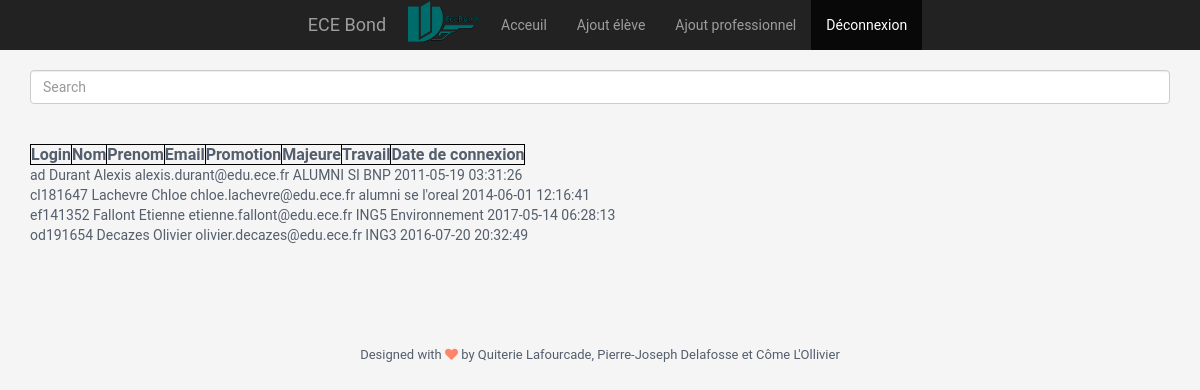
The app's page /HomeAdmin.php, older data.
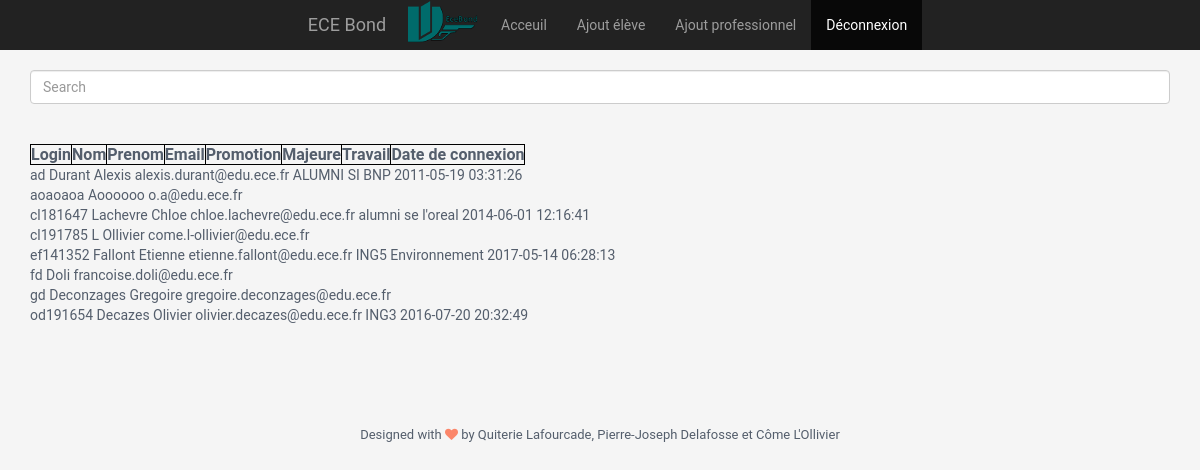
The same page, newer data.
### tables this page shows
CREATE TABLE IF NOT EXISTS `utilisateur` (
  `login` varchar(10) NOT NULL,
  `email` varchar(60) NOT NULL,
  `nom` varchar(60) NOT NULL,
  `prenom` varchar(60) DEFAULT NULL,
  `password` varchar(20) DEFAULT NULL,
  `anniversaire` date DEFAULT NULL,
  `travail` varchar(50) DEFAULT NULL,
  `promotion` varchar(30) DEFAULT NULL,
  `majeure` varchar(30) DEFAULT NULL,
  `photoprofil` varchar(255) DEFAULT NULL,
  `dateco` datetime DEFAULT NULL,
  `formations` text,
  `experiences` text,
  `photofond` varchar(255) DEFAULT NULL,
  PRIMARY KEY (`login`)
);

### HomeAdmin.php (the view, shortened to what this page needs)
<html xmlns="http://www.w3.org/1999/html">
<head>
    <link rel="stylesheet" href="https://maxcdn.bootstrapcdn.com/bootstrap/3.3.7/css/bootstrap.min.css">
    <link rel="stylesheet" href="assets/plugins/bootstrap/css/bootstrap.min.css">
    <link rel="stylesheet" href="assets/plugins/font-awesome/css/font-awesome.css">
    <link id="theme-style" rel="stylesheet" href="assets/css/styles.css">
    <link rel="stylesheet" href="assets/css/docs.css">
</head>
<body>
<nav class="navbar-inverse navbar-fixed-top">
    <div class="container-fluid input-group">
        <div class="navbar-header">
            <a> <img src="assets/images/Icon_ECEBond.PNG" href="#"> </a>
            <a class="navbar-brand" href="HomeAdmin.php">ECE Bond</a>
        </div>
        <ul class="nav navbar-nav navbar-right">
            <li><a href="HomeAdmin.php">Acceuil</a></li>
            <li><a href="inscription.php">Ajout élève</a></li>
            <li><a href="#">Ajout professionnel</a></li>
            <li class="active"><a href="Pagedaccueil.php">Déconnexion</a></li>
        </ul>
    </div>
</nav>
<div>
<left>
    <br>
    <br>
    <input type="text" class="form-control" placeholder="Search" name="search"></input>
</left>
    <div>
	   <table>
<br/>
<br/>
            <tr>
                <th>  Login </th>
                <th>  Nom  </th>
                <th>  Prenom  </th>
                <th>  Email   </th>
                <th>  Promotion  </th>
                <th>  Majeure   </th>
				<th>  Travail   </th>
                <th>  Date de connexion   </th>
            </tr>
			</table>
<?php
		$bdd = new PDO('mysql:host=localhost;dbname=ecebond;charset=utf8', 'root', '');
		$reponse = $bdd->query("SELECT * FROM utilisateur ");
		while($row = $reponse->fetch())
		{
			$login = $row['login'];
		$email = $row['email'];
        $nom = $row['nom'];
        $prenom = $row['prenom'];
        $travail = $row['travail'];
        $promotion = $row['promotion'];
        $majeure = $row['majeure'];
		$dateco = $row['dateco'];
			echo '<div> '.$login.' '.$nom.' '.$prenom.' '.$email.' '.$promotion.' '.$majeure.' '.$travail.' '.$dateco.'</div>';
		}
?>
	</div>
    <footer class="footer">
        <div class="text-center">
            <small class="copyright">Designed with <i class="fa fa-heart"></i> by Quiterie Lafourcade, Pierre-Joseph Delafosse et Côme L'Ollivier</small>
        </div>
    </footer>
</body>
</html>

### assets/css/styles.css (style rules this page uses)
body { font-family: "Roboto", sans-serif; color: #545e6c; background: #f5f5f5; font-size: 14px; padding: 30px; -webkit-font-smoothing: antialiased; -moz-osx-font-smoothing: grayscale; }
a { color: #6f8e97; -webkit-transition: all 0.4s ease-in-out; -moz-transition: all 0.4s ease-in-out; -ms-transition: all 0.4s ease-in-out; -o-transition: all 0.4s ease-in-out; }
.footer { padding: 30px; padding-top: 100px; }
.footer .copyright { line-height: 1.6; color: #545e6c; font-size: 13px; }
.footer .fa-heart { color: #fb866a; }

### HomeAdmin.php (style rules this page uses)
table { border-collapse: collapse; }
table, td, th { border: 1px solid black; text-align: center; }

Row changes from the older to the newer data that the page shows:
added utilisateur: login "aoaoaoa", nom "Aoooooo", email "o.a@edu.ece.fr"
added utilisateur: login "cl191785", nom "L Ollivier", email "come.l-ollivier@edu.ece.fr"
added utilisateur: login "fd", nom "Doli", email "francoise.doli@edu.ece.fr"
added utilisateur: login "gd", nom "Deconzages", prenom "Gregoire", email "gregoire.deconzages@edu.ece.fr"
